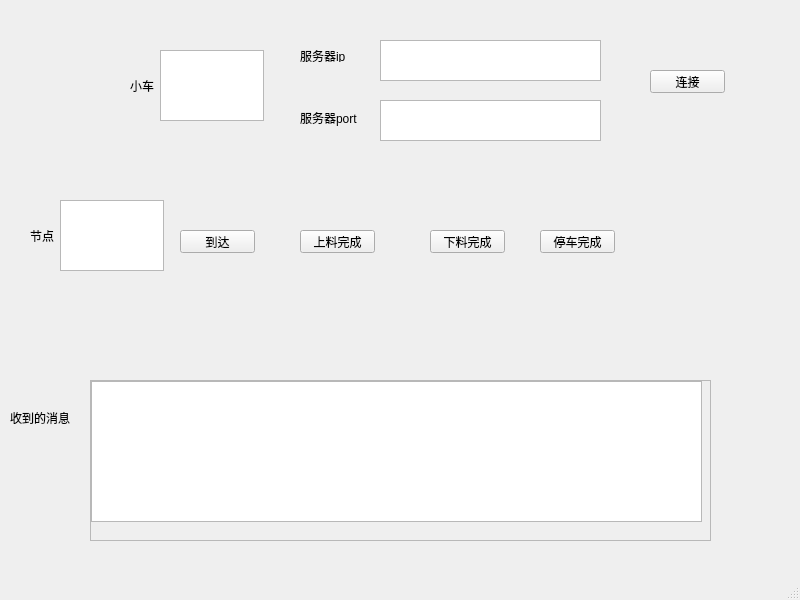
<?xml version="1.0" encoding="UTF-8"?>
<ui version="4.0">
 <class>MainWindow</class>
 <widget class="QMainWindow" name="MainWindow">
  <property name="geometry">
   <rect>
    <x>0</x>
    <y>0</y>
    <width>800</width>
    <height>600</height>
   </rect>
  </property>
  <property name="windowTitle">
   <string>MainWindow</string>
  </property>
  <widget class="QWidget" name="centralwidget">
   <widget class="QLabel" name="xiaoche">
    <property name="geometry">
     <rect>
      <x>130</x>
      <y>80</y>
      <width>54</width>
      <height>12</height>
     </rect>
    </property>
    <property name="text">
     <string>小车</string>
    </property>
   </widget>
   <widget class="QTextEdit" name="xiaoche_name">
    <property name="geometry">
     <rect>
      <x>160</x>
      <y>50</y>
      <width>104</width>
      <height>71</height>
     </rect>
    </property>
   </widget>
   <widget class="QLabel" name="jiedian">
    <property name="geometry">
     <rect>
      <x>30</x>
      <y>230</y>
      <width>54</width>
      <height>12</height>
     </rect>
    </property>
    <property name="text">
     <string>节点</string>
    </property>
   </widget>
   <widget class="QTextEdit" name="jiedian_name">
    <property name="geometry">
     <rect>
      <x>60</x>
      <y>200</y>
      <width>104</width>
      <height>71</height>
     </rect>
    </property>
   </widget>
   <widget class="QPushButton" name="daoda">
    <property name="geometry">
     <rect>
      <x>180</x>
      <y>230</y>
      <width>75</width>
      <height>23</height>
     </rect>
    </property>
    <property name="text">
     <string>到达</string>
    </property>
   </widget>
   <widget class="QPushButton" name="shangliao">
    <property name="geometry">
     <rect>
      <x>300</x>
      <y>230</y>
      <width>75</width>
      <height>23</height>
     </rect>
    </property>
    <property name="text">
     <string>上料完成</string>
    </property>
   </widget>
   <widget class="QPushButton" name="xiaoliao">
    <property name="geometry">
     <rect>
      <x>430</x>
      <y>230</y>
      <width>75</width>
      <height>23</height>
     </rect>
    </property>
    <property name="text">
     <string>下料完成</string>
    </property>
   </widget>
   <widget class="QPushButton" name="tingche">
    <property name="geometry">
     <rect>
      <x>540</x>
      <y>230</y>
      <width>75</width>
      <height>23</height>
     </rect>
    </property>
    <property name="text">
     <string>停车完成</string>
    </property>
   </widget>
   <widget class="QLabel" name="ip">
    <property name="geometry">
     <rect>
      <x>300</x>
      <y>50</y>
      <width>54</width>
      <height>12</height>
     </rect>
    </property>
    <property name="text">
     <string>服务器ip</string>
    </property>
   </widget>
   <widget class="QLabel" name="port">
    <property name="geometry">
     <rect>
      <x>300</x>
      <y>110</y>
      <width>71</width>
      <height>16</height>
     </rect>
    </property>
    <property name="text">
     <string>服务器port</string>
    </property>
   </widget>
   <widget class="QTextEdit" name="ip_input">
    <property name="geometry">
     <rect>
      <x>380</x>
      <y>40</y>
      <width>221</width>
      <height>41</height>
     </rect>
    </property>
   </widget>
   <widget class="QTextEdit" name="port_input">
    <property name="geometry">
     <rect>
      <x>380</x>
      <y>100</y>
      <width>221</width>
      <height>41</height>
     </rect>
    </property>
   </widget>
   <widget class="QPushButton" name="lianjie">
    <property name="geometry">
     <rect>
      <x>650</x>
      <y>70</y>
      <width>75</width>
      <height>23</height>
     </rect>
    </property>
    <property name="text">
     <string>连接</string>
    </property>
   </widget>
   <widget class="QLabel" name="label">
    <property name="geometry">
     <rect>
      <x>10</x>
      <y>410</y>
      <width>81</width>
      <height>16</height>
     </rect>
    </property>
    <property name="text">
     <string>收到的消息</string>
    </property>
   </widget>
   <widget class="QScrollArea" name="scrollArea">
    <property name="geometry">
     <rect>
      <x>90</x>
      <y>380</y>
      <width>621</width>
      <height>161</height>
     </rect>
    </property>
    <property name="widgetResizable">
     <bool>true</bool>
    </property>
    <widget class="QWidget" name="scrollAreaWidgetContents">
     <property name="geometry">
      <rect>
       <x>0</x>
       <y>0</y>
       <width>619</width>
       <height>159</height>
      </rect>
     </property>
     <widget class="QTextBrowser" name="textBrowser">
      <property name="geometry">
       <rect>
        <x>0</x>
        <y>0</y>
        <width>611</width>
        <height>141</height>
       </rect>
      </property>
     </widget>
    </widget>
   </widget>
  </widget>
  <widget class="QMenuBar" name="menubar">
   <property name="geometry">
    <rect>
     <x>0</x>
     <y>0</y>
     <width>800</width>
     <height>23</height>
    </rect>
   </property>
  </widget>
  <widget class="QStatusBar" name="statusbar"/>
 </widget>
 <resources/>
 <connections/>
</ui>
